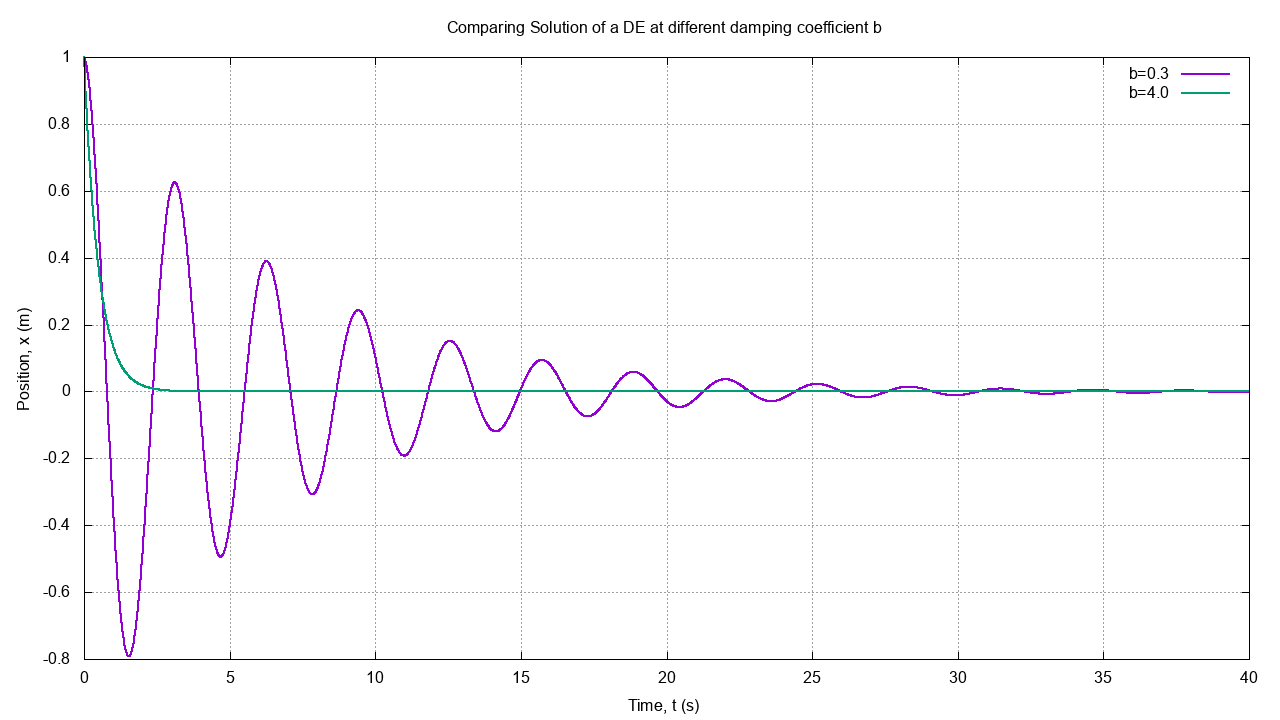

Reproduce this figure in gnuplot.
set xlabel "Time, t (s)"
set ylabel "Position, x (m)"
set title "Comparing Solution of a DE at different damping coefficient b"
set grid

set terminal png size 1280,720
set output "Function13.png"
plot "Function13.dat" u 1:(column("b=0.3")) w l lw 2, "" u 1:(column("b=4.0")) w l lw 2

set terminal wxt background '#00222222'
plot "Function13.dat" u 1:(column("b=0.3")) w l lw 2, "" u 1:(column("b=4.0")) w l lw 2